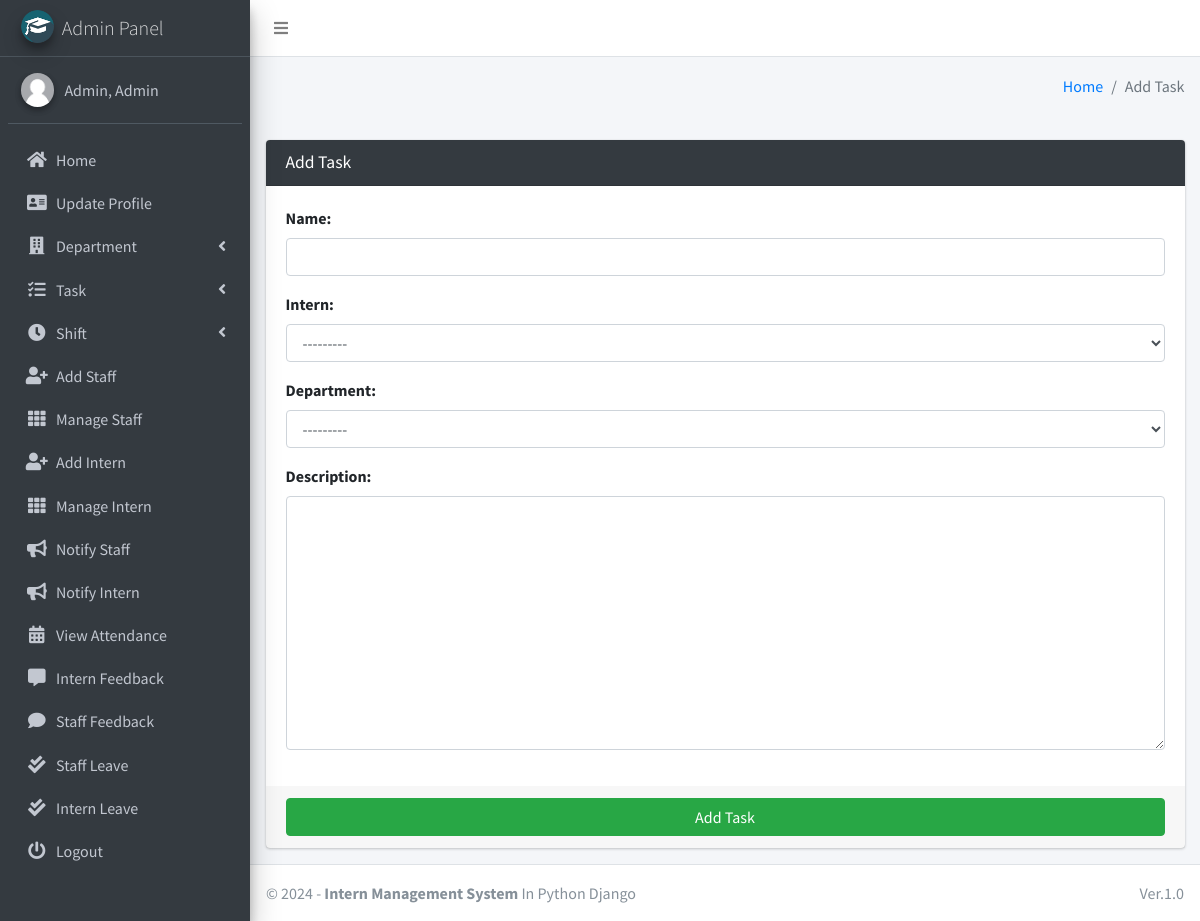
The page /task/add/ (signed in) on the database its author committed.
### main_app/models.py (models this page shows)
class CustomUser(AbstractUser):
    USER_TYPE = ((1, "HOD"), (2, "Staff"), (3, "Intern"))
    GENDER = [("M", "Male"), ("F", "Female")]
    username = None  # Removed username, using email instead
    email = models.EmailField(unique=True)
    user_type = models.CharField(default=1, choices=USER_TYPE, max_length=1)
    gender = models.CharField(max_length=1, choices=GENDER)
    profile_pic = models.ImageField()
    address = models.TextField()
    fcm_token = models.TextField(default="")  # For firebase notifications
    created_at = models.DateTimeField(auto_now_add=True)
    updated_at = models.DateTimeField(auto_now=True)
    USERNAME_FIELD = "email"
    REQUIRED_FIELDS = []
    objects = CustomUserManager()
    def __str__(self):
        return self.last_name + ", " + self.first_name

### main_app/hod_views.py (the view, shortened to what this page needs)
# urls.py: path("task/add/", hod_views.add_task, name='add_task'),
def add_task(request):
    form = TaskForm(request.POST or None)
    context = {
        'form': form,
        'page_title': 'Add Task'
    }
    return render(request, 'hod_template/add_task_template.html', context)

### main_app/forms.py (shortened to what this page needs)
class TaskForm(FormSettings):
    def __init__(self, *args, **kwargs):
        super(TaskForm, self).__init__(*args, **kwargs)
        self.fields['intern'].queryset = Intern.objects.all()
    class Meta:
        model = Task
        fields = ['name', 'intern', 'department', 'description']

### main_app/models.py (called while the page is built)
    def __str__(self):
        return self.name

    def __str__(self):
        return f"{self.admin.last_name}, {self.admin.first_name} ({self.department})"

### main_app/templates/hod_template/add_task_template.html (shortened to what this page needs)
{% extends 'main_app/base.html' %}
{% load static %}
{% block content %}
<section class="content">
    <div class="container-fluid">
        <div class="row">
            <div class="col-md-12">
                <div class="card card-dark">
                    <div class="card-header">
                        <h3 class="card-title">{{page_title}}</h3>
                    </div>
                    {% include "main_app/form_template.html" with messages=messages  form=form button_text="Add Task"%}
                </div>
            </div>
        </div>
    </div>
</section>
{% endblock content %}

### main_app/templates/main_app/sidebar_template.html (shortened to what this page needs)
{% load static %}
<aside class="main-sidebar sidebar-dark-info elevation-4">
    {% if request.user.user_type == '1' %}
    <a href="{% url 'admin_home' %}" class="brand-link">
        <img src="{% static 'dist/img/cmsl.png' %} " alt="AdminLTE Logo"
            class="brand-image img-circle elevation-3" >
        <span class="brand-text font-weight-light">Admin Panel</span>
    </a>
    <div class="sidebar">
        <div class="user-panel mt-3 pb-3 mb-3 d-flex">
            <div class="image">
                <img src="{{ request.user.profile_pic}}" class="img-circle elevation-2" alt="User Image">
            </div>
            <div class="info">
                <a href="#" class="d-block">{{user}}</a>
            </div>
        </div>
        <nav class="mt-2">
            <ul class="nav nav-pills nav-sidebar flex-column" data-widget="treeview" role="menu" data-accordion="false">
                <li class="nav-item">
                    {% url 'admin_home' as admin_home %}
                    <a href="{{admin_home}}" class="nav-link {% if admin_home == request.path %} active {% endif %}">
                        <i class="nav-icon fas fa-home"></i>
                        <p>
                            Home
                        </p>
                    </a>
                </li>
                <li class="nav-item">
                    {% url 'admin_view_profile' as admin_view_profile %}
                    <a href="{{admin_view_profile}}"
                        class="nav-link {% if admin_view_profile == request.path %} active {% endif %}">
                        <i class="nav-icon fas fa-address-card"></i>
                        <p>
                            Update Profile
                        </p>
                    </a>
                </li>
                <li class="nav-item has-treeview">
                    <a href="#" class="nav-link">
                        <i class="nav-icon fas fa-building"></i>
                        <p>
                            Department
                            <i class="fas fa-angle-left right"></i>
                        </p>
                    </a>
                </li>
                <li class="nav-item has-treeview">
                    <a href="#" class="nav-link">
                        <i class="nav-icon fas fa-tasks"></i>
                        <p>
                            Task
                            <i class="fas fa-angle-left right"></i>
                        </p>
                    </a>
                </li>
                <li class="nav-item has-treeview">
                    <a href="#" class="nav-link">
                        <i class="nav-icon fas fa-clock"></i>
                        <p>
                            Shift
                            <i class="fas fa-angle-left right"></i>
                        </p>
                    </a>
                </li>
                <li class="nav-item">
                    {% url 'add_staff' as add_staff %}
                    <a href="{{add_staff}}" class="nav-link {% if add_staff == request.path %} active {% endif %}">
                        <i class="nav-icon fas fa-user-plus"></i>
                        <p>
                            Add Staff
                        </p>
                    </a>
                </li>
                <li class="nav-item">
                    {% url 'manage_staff' as manage_staff %}
                    {% url 'edit_staff' staff_id as edit_staff %}
                    <a href="{{manage_staff}}"
                        class="nav-link {% if manage_staff == request.path or request.path == edit_staff %} active {% endif %}">
                        <i class="nav-icon fas fa-th"></i>
                        <p>
                            Manage Staff
                        </p>
                    </a>
                </li>
                <li class="nav-item">
                    {% url 'add_intern' as add_intern%}
                    <a href="{{add_intern}}" class="nav-link  {% if add_intern == request.path %} active {% endif %}">
                        <i class="nav-icon fas fa-user-plus"></i>
                        <p>
                            Add Intern
                        </p>
                    </a>
                </li>
                <li class="nav-item">
                    {% url 'manage_intern' as manage_intern %}
                    {% url 'edit_intern' intern_id as edit_intern %}
                    <a href="{{manage_intern}}"
                        class="nav-link  {% if edit_intern == request.path or manage_intern == request.path %} active {% endif %}">
                        <i class="nav-icon fas fa-th"></i>
                        <p>
                            Manage Intern
                        </p>
                    </a>
                </li>
                <li class="nav-item">
                    {% url 'admin_notify_staff' as admin_notify_staff %}
                    <a href="{{admin_notify_staff}}"
                        class="nav-link {% if admin_notify_staff == request.path %} active {% endif %}">
                        <i class="nav-icon fas fa-bullhorn"></i>
                        <p>
                            Notify Staff
                        </p>
                    </a>
                </li>
                <li class="nav-item">
                    {% url 'admin_notify_intern' as admin_notify_intern %}
                    <a href="{{admin_notify_intern}}"
                        class="nav-link {% if admin_notify_intern == request.path %} active {% endif %}">
                        <i class="nav-icon fas fa-bullhorn"></i>
                        <p>
                            Notify Intern
                        </p>
                    </a>
                </li>
                <li class="nav-item">
                    {% url 'admin_view_attendance' as admin_view_attendance %}
                <li class="nav-item">
                    <a href="{{admin_view_attendance}}"
                        class="nav-link  {% if admin_view_attendance == request.path %} active {% endif %}">
                        <i class="nav-icon fas fa-calendar-alt"></i>
                        <p>
                            View Attendance
                        </p>
                    </a>
                </li>
                <li class="nav-item">
                    {% url 'intern_feedback_message' as intern_feedback_message %}
                    <a href="{{ intern_feedback_message }}"
                        class="nav-link  {% if intern_feedback_message == request.path %} active {% endif %}">
                        <i class="nav-icon fas fa-comment-alt"></i>
                        <p>
                            Intern Feedback
                        </p>
                    </a>
                </li>
                <li class="nav-item">
                    {% url 'staff_feedback_message' as staff_feedback_message %}
                    <a href="{{staff_feedback_message}}"
                        class="nav-link   {% if staff_feedback_message == request.path %} active {% endif %}">
                        <i class="nav-icon fas fa-comment"></i>
                        <p>
                            Staff Feedback
                        </p>
                    </a>
                </li>
                <li class="nav-item">
                    {% url 'view_staff_leave' as view_staff_leave %}
                    <a href="{{view_staff_leave}}"
                        class="nav-link  {% if view_staff_leave == request.path %} active {% endif %}">
                        <i class="nav-icon fas fa-check-double"></i>
                        <p>
                            Staff Leave
                        </p>
                    </a>
                </li>
                <li class="nav-item">
                    {% url 'view_intern_leave' as view_intern_leave %}
                    <a href="{% url 'view_intern_leave' %}"
                        class="nav-link  {% if view_intern_leave == request.path %} active {% endif %}">
                        <i class="nav-icon fas fa-check-double"></i>
                        <p>
                            Intern Leave
                        </p>
                    </a>
                </li>
                                        {% endif %}
                                        <li class="nav-item">
                                            <a href="{% url 'user_logout' %}"
                                                onclick="return confirm('Your shift would be terminated.\n\nProceed?')"
                                                class="nav-link">
                                                <i class="nav-icon fas fa-power-off"></i>
                                                <p>
                                                    Logout
                                                </p>
                                            </a>
                                        </li>
                                    </ul>
                                </nav>
                            </div>
</aside>

### rows shown on the page
CustomUser: user.profile_pic (placeholder picture), last_name+first_name "Admin, Admin"

### other values the page prints
{{ page_title }} "Add Task"
{{ field.label_tag }} "Name:" "Intern:" "Department:" "Description:"
{{ button_text }} "Add Task"
